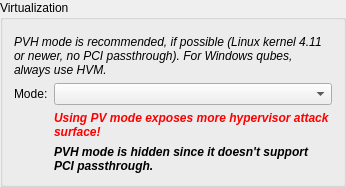
            <widget class="QGroupBox" name="virt_groupbox">
             <property name="enabled">
              <bool>true</bool>
             </property>
             <property name="sizePolicy">
              <sizepolicy hsizetype="Minimum" vsizetype="Minimum">
               <horstretch>0</horstretch>
               <verstretch>0</verstretch>
              </sizepolicy>
             </property>
             <property name="title">
              <string>Virtualization</string>
             </property>
             <layout class="QFormLayout" name="formLayout_10">
              <property name="fieldGrowthPolicy">
               <enum>QFormLayout::AllNonFixedFieldsGrow</enum>
              </property>
              <property name="topMargin">
               <number>15</number>
              </property>
              <item row="1" column="0">
               <widget class="QLabel" name="label_27">
                <property name="text">
                 <string>Mode:</string>
                </property>
                <property name="buddy">
                 <cstring>virt_mode</cstring>
                </property>
               </widget>
              </item>
              <item row="1" column="1">
               <widget class="QComboBox" name="virt_mode"/>
              </item>
              <item row="2" column="1">
               <widget class="QLabel" name="pv_warning">
                <property name="sizePolicy">
                 <sizepolicy hsizetype="Preferred" vsizetype="Minimum">
                  <horstretch>0</horstretch>
                  <verstretch>0</verstretch>
                 </sizepolicy>
                </property>
                <property name="font">
                 <font>
                  <weight>75</weight>
                  <italic>true</italic>
                  <bold>true</bold>
                 </font>
                </property>
                <property name="styleSheet">
                 <string notr="true">color:rgb(255, 0, 0)</string>
                </property>
                <property name="text">
                 <string>Using PV mode exposes more hypervisor attack surface!</string>
                </property>
                <property name="wordWrap">
                 <bool>true</bool>
                </property>
               </widget>
              </item>
              <item row="3" column="1">
               <widget class="QLabel" name="pvh_mode_hidden">
                <property name="sizePolicy">
                 <sizepolicy hsizetype="Preferred" vsizetype="Minimum">
                  <horstretch>0</horstretch>
                  <verstretch>0</verstretch>
                 </sizepolicy>
                </property>
                <property name="font">
                 <font>
                  <weight>75</weight>
                  <italic>true</italic>
                  <bold>true</bold>
                 </font>
                </property>
                <property name="text">
                 <string>PVH mode is hidden since it doesn't support PCI passthrough.</string>
                </property>
                <property name="wordWrap">
                 <bool>true</bool>
                </property>
               </widget>
              </item>
              <item row="0" column="0" colspan="2">
               <widget class="QLabel" name="label_21">
                <property name="sizePolicy">
                 <sizepolicy hsizetype="Preferred" vsizetype="Minimum">
                  <horstretch>0</horstretch>
                  <verstretch>0</verstretch>
                 </sizepolicy>
                </property>
                <property name="font">
                 <font>
                  <italic>true</italic>
                 </font>
                </property>
                <property name="text">
                 <string>PVH mode is recommended, if possible (Linux kernel 4.11 or newer, no PCI passthrough). For Windows qubes, always use HVM.</string>
                </property>
                <property name="wordWrap">
                 <bool>true</bool>
                </property>
               </widget>
              </item>
             </layout>
            </widget>
